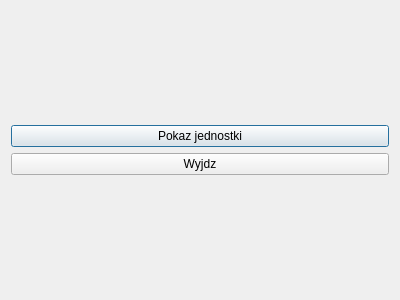
<?xml version="1.0" encoding="UTF-8"?>
<ui version="4.0">
 <class>Hufiec</class>
 <widget class="QDialog" name="Hufiec">
  <property name="geometry">
   <rect>
    <x>0</x>
    <y>0</y>
    <width>400</width>
    <height>300</height>
   </rect>
  </property>
  <property name="windowTitle">
   <string>Hufiec</string>
  </property>
  <layout class="QVBoxLayout" name="verticalLayout_2">
   <item>
    <layout class="QVBoxLayout" name="verticalLayout">
     <item>
      <widget class="QPushButton" name="pushButton">
       <property name="text">
        <string>Pokaz jednostki</string>
       </property>
      </widget>
     </item>
     <item>
      <widget class="QPushButton" name="pushButton_3">
       <property name="text">
        <string>Wyjdz</string>
       </property>
      </widget>
     </item>
    </layout>
   </item>
  </layout>
 </widget>
 <layoutdefault spacing="6" margin="11"/>
 <resources/>
 <connections>
  <connection>
   <sender>pushButton_3</sender>
   <signal>clicked()</signal>
   <receiver>Hufiec</receiver>
   <slot>close()</slot>
   <hints>
    <hint type="sourcelabel">
     <x>157</x>
     <y>205</y>
    </hint>
    <hint type="destinationlabel">
     <x>160</x>
     <y>257</y>
    </hint>
   </hints>
  </connection>
  <connection>
   <sender>pushButton</sender>
   <signal>clicked()</signal>
   <receiver>Hufiec</receiver>
   <slot>push_pokaz_j_button()</slot>
   <hints>
    <hint type="sourcelabel">
     <x>209</x>
     <y>99</y>
    </hint>
    <hint type="destinationlabel">
     <x>212</x>
     <y>140</y>
    </hint>
   </hints>
  </connection>
 </connections>
 <slots>
  <slot>push_pokaz_j_button()</slot>
 </slots>
</ui>
